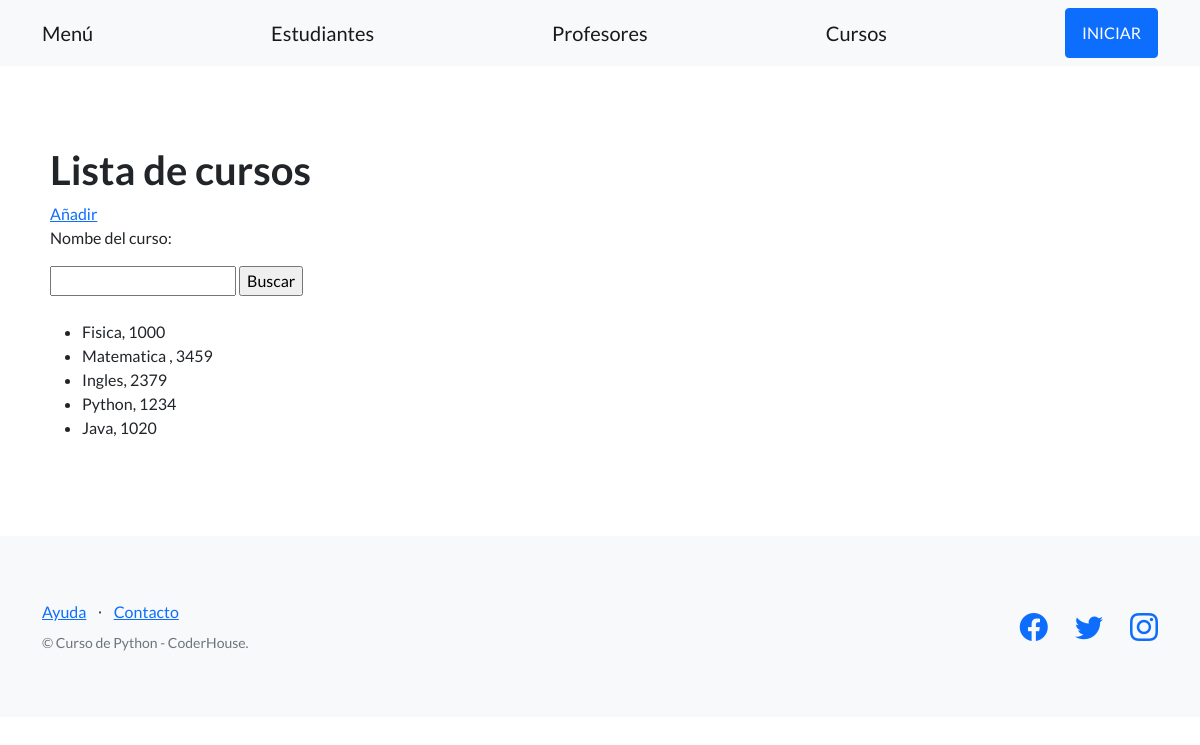
The page /pagina_web/cursos/ on the database its author committed.
### pagina_web/models.py (models this page shows, shortened)
class Curso(models.Model):
    nombre = models.CharField(max_length=64)
    comision = models.IntegerField()

### pagina_web/views.py (the view)
# urls.py: path("cursos/", listar_cursos, name="listar_cursos"),
def listar_cursos(request):
    contexto = {
        'curso': Curso.objects.all()
    }
    return render(
        request = request,
        template_name = 'pagina_web/lista_cursos.html',
        context = contexto
        )

### pagina_web/templates/pagina_web/lista_cursos.html (shortened to what this page needs)
{% extends "pagina_web/base.html" %}
{% block contenido %}
<h1>Lista de cursos</h1>
<a href="{% url 'crear_cursos'%}">Añadir</a>
<br>
<form action="{% url 'buscar_cursos' %}" method="post">
    <p>Nombe del curso:</p>
    <input type="text" name="nombre">
    <input type="submit" value="Buscar">
</form>
<br>
<ul>
{% for cursos in curso %}
    <li>{{ cursos.nombre }}, {{ cursos.comision }}</li>
{% endfor %}
</ul>
{% endblock contenido %}

### rows shown on the page
Curso: nombre "Fisica", comision "1000"
Curso: nombre "Matematica", comision "3459"
Curso: nombre "Ingles", comision "2379"
Curso: nombre "Python", comision "1234"
Curso: nombre "Java", comision "1020"
